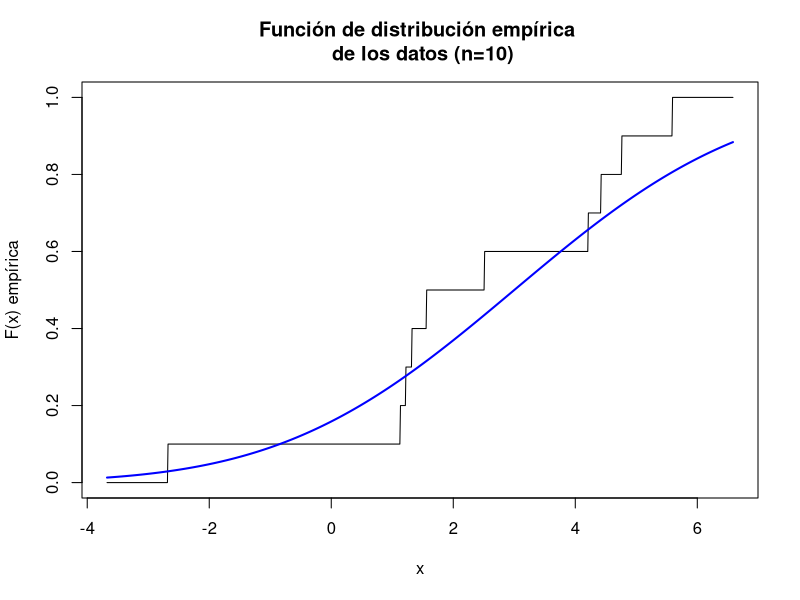
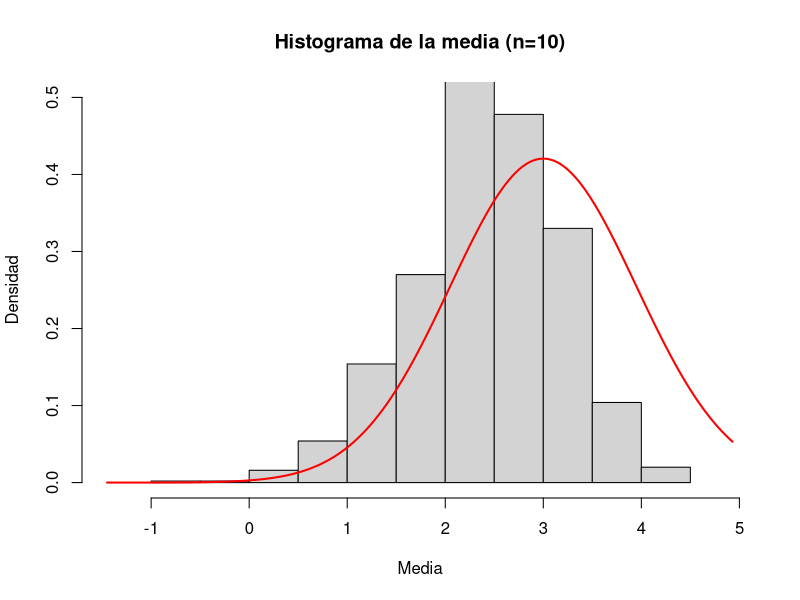
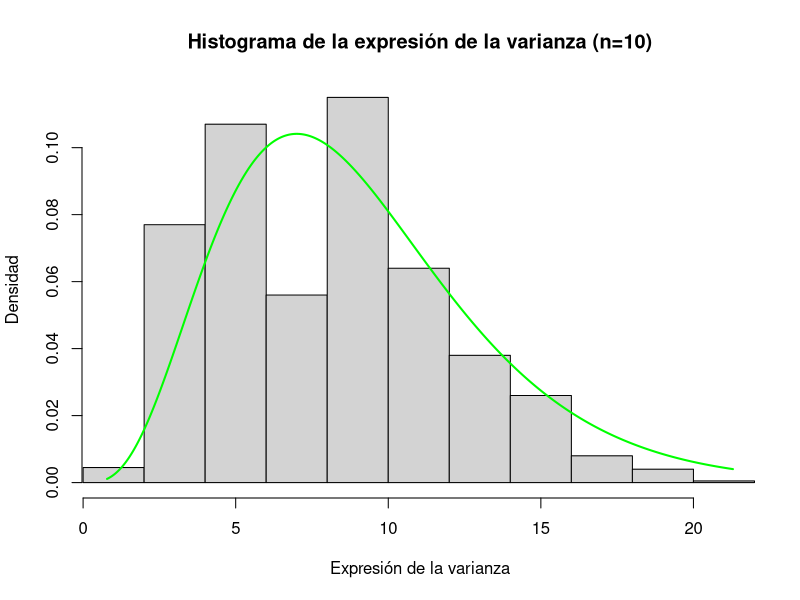
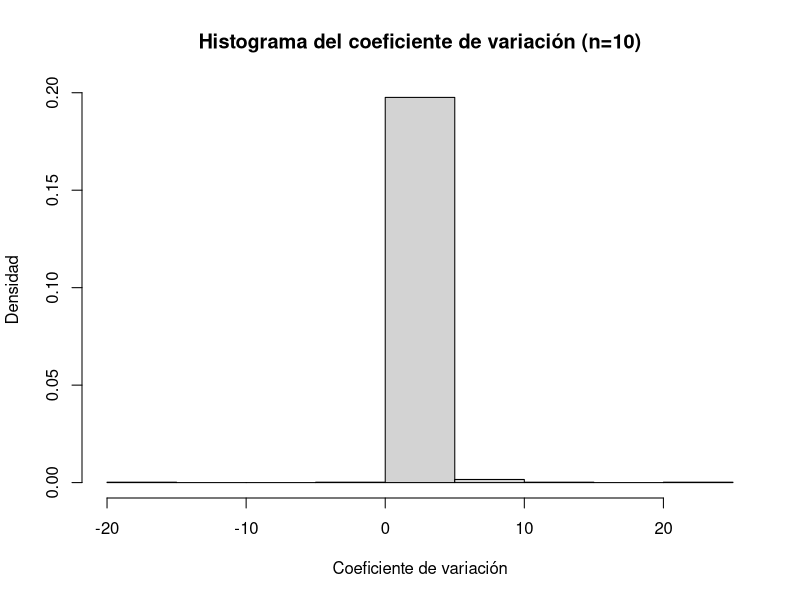
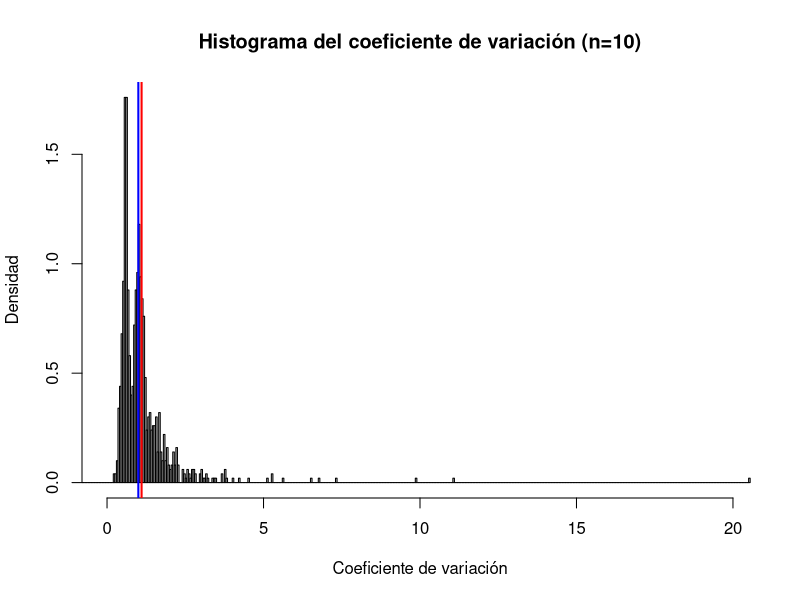

Reproduce these figures in R, in order. (Note: this script raises an error after producing the figures.)
# (a) Realizamos la muestra simulado de tamaño n=10 de una distribución N(3,9)
x<-rnorm(n=10, mean=3, sd=3)
#Calculamos la media y la varianza
meandata<-mean(x)
vardata<-var(x)

# (b) Calculamos y graficamos la función empírica de los datos:
emp<- ecdf(x)
xpts<- seq(min(x)-1, max(x)+1, by=0.01)
plot(xpts, emp(xpts), type="l", main= "Función de distribución empírica \n de los datos (n=10)", xlab="x", ylab="F(x) empírica")
lines(xpts, pnorm(xpts, mean=3, sd=3), col="blue", lwd=2)

# (c) Olvidemos que conocemos la distribución real. Llamemos data a la muestra simulada
data<-x
#Realicemos muestras bootstrap, y guardémoslas como filas de una matriz:
mat<- matrix(nrow = 1000, ncol = 10)
for(i in c(1:1000)){
  fila<- sample(data, 10, replace=TRUE)
  mat[i,]=fila}
#Guardemos las estadísticas pedidas como componentes de vectores con tamaño n=1000:
media<- vector(length = 1000) #Media
expvar<- vector(length = 1000) #Expresión de la varianza {(n-1)s_i^2/var(data)}
cv<- vector(length = 1000) #Coeficiente de variación
for(i in c(1:1000)){
  media[i]<- mean(mat[i,])
  expvar[i]<- (10-1)*var(mat[i,])/var(data)
  cv[i]<- sqrt(var(mat[i,]))/media[i] 
}
#Realicemos los histogramas correspondientes a cada estadística, y superpongamos su distribución teórica:
#Histograma de la media
pts<-seq(min(media)-0.5,max(media)+0.5, by=0.01)
hist(media, prob=TRUE, xlim=c(min(media)-0.5, max(media)+0.5), ylim=c(0,0.5), main="Histograma de la media (n=10)", xlab="Media", ylab="Densidad")
lines(pts, dnorm(pts, mean=3, sd=sqrt(9/10)), col="red", lwd=2)
#Histograma de la expresión de la varianza
pts<-seq(min(expvar)-0.5,max(expvar)+0.5, by=0.01)
hist(expvar, prob=TRUE, xlim=c(min(expvar)-0.5, max(expvar)+0.5), main="Histograma de la expresión de la varianza (n=10)", xlab="Expresión de la varianza", ylab="Densidad") 
lines(pts, dchisq(pts, 10-1), col="green", lwd=2)
#Histograma del coeficiente de variación:
hist(cv, prob=TRUE, main="Histograma del coeficiente de variación (n=10)", xlab="Coeficiente de variación", ylab="Densidad")
#Ampliación del histograma del C.V. (intentando ignorar datos atípicos)
#ADVERTENCIA: Debido al pequeño tamaño de muestra (n=10), los valores límites de la abscisa y la longitud de los sub-intervalos pueden variar en cada simulación 
  hist(cv, prob=TRUE, xlim=c(0,20), breaks=1000, main="Histograma del coeficiente de variación (n=10)", xlab="Coeficiente de variación", ylab="Densidad")
#Trazamos después el promedio muestral del coeficiente de variación, y el valor real del parámetro
abline(v=mean(cv), col="red", lwd=2)
abline(v=1, col="blue", lwd=2)
legend(locator(1), c("Media muestral", "Valor real del parámetro"), col=c("red", "blue"),lwd=c(2,2))
